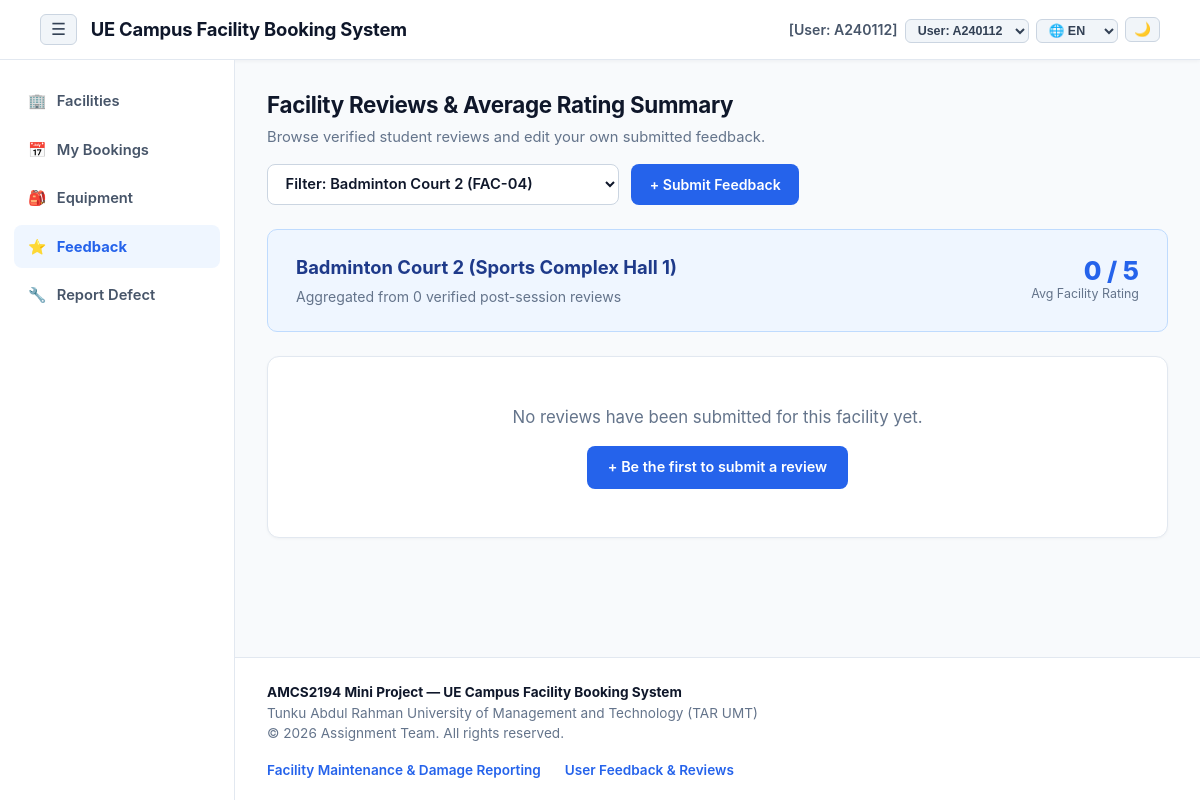
The page /modules/feedback/index.php on the database its author committed.
### tables this page shows
CREATE TABLE `user` (
  `UserID` varchar(10) NOT NULL,
  `FullName` varchar(100) NOT NULL,
  `CampusEmail` varchar(100) NOT NULL,
  `PhoneNo` varchar(15) NOT NULL,
  `UserRole` enum('Student','Staff','Admin','Technician') NOT NULL,
  `AccountStatus` enum('Active','Suspended','Inactive') DEFAULT 'Active',
  `BookingBanUntil` datetime DEFAULT NULL,
  `StrikeResetAt` datetime DEFAULT NULL,
  `PasswordHash` varchar(255) NOT NULL
);

CREATE TABLE `facility` (
  `FacilityID` varchar(10) NOT NULL,
  `FacilityName` varchar(100) NOT NULL,
  `Category` enum('Sports','Academic') NOT NULL,
  `LocationBlock` varchar(50) NOT NULL,
  `Capacity` int(11) NOT NULL,
  `AvailabilityStatus` enum('Available','Under Maintenance','Closed') DEFAULT 'Available'
);

### includes/i18n.php (called while the page is built, shortened)
<?php
class I18n {
    private static ?string $currentLang = null;
    public static function getLang(): string {
        if (self::$currentLang !== null) {
            return self::$currentLang;
        }
        $detected = self::detectBrowserLanguage();
        self::$currentLang = $detected;
        return $detected;
    }
    private static function detectBrowserLanguage(): string {
        $header = strtolower($_SERVER['HTTP_ACCEPT_LANGUAGE'] ?? '');
        $parts = explode(',', $header);
        foreach ($parts as $part) {
            $code = trim(explode(';', $part)[0]);
            if (str_starts_with($code, 'en')) {
                return 'en';
            }
        }
        return 'en';
    }
    public static function get(string $key): string {
        $lang = self::getLang();
        return self::$translations[$lang][$key] ?? self::$translations['en'][$key] ?? $key;
    }
}
function t(string $key): string {
    return I18n::get($key);
}

### includes/auth.php (called while the page is built, shortened)
<?php
require_once __DIR__ . '/db.php';
class AuthService {
    public static function setActiveUser(string $userId): bool {
        $db = getDB();
        $stmt = $db->prepare('SELECT UserID, FullName, CampusEmail, PhoneNo, UserRole, AccountStatus FROM user WHERE UserID = ?');
        $stmt->execute([$userId]);
        $user = $stmt->fetch();
        if ($user) {
            return true;
        }
        return false;
    }
    public static function getCurrentUser(): array {
        if (!isset($_SESSION['user'])) {
            if (!self::setActiveUser('A240112')) {
                self::setActiveUser('U1001');
            }
        }
        return $_SESSION['user'];
    }
}

### includes/db.php (called while the page is built, shortened)
<?php
class Database {
    private static ?PDO $instance = null;
    public static function getConnection(): PDO {
        if (self::$instance === null) {
            $dsn = sprintf(
                'mysql:host=%s;port=%s;dbname=%s;charset=%s',
                self::DB_HOST,
                self::DB_PORT,
                self::DB_NAME,
                self::DB_CHARSET
            );
            $options = [
                PDO::ATTR_ERRMODE            => PDO::ERRMODE_EXCEPTION,
                PDO::ATTR_DEFAULT_FETCH_MODE => PDO::FETCH_ASSOC,
                PDO::ATTR_EMULATE_PREPARES   => false,
            ];
            try {
                self::$instance = new PDO($dsn, self::DB_USER, self::DB_PASS, $options);
            } catch (PDOException $e) {
                error_log('Database Connection Error: ' . $e->getMessage());
                die('Database connection failed. Please ensure the MariaDB service in XAMPP is running.');
            }
        }
        return self::$instance;
    }
}
function getDB(): PDO {
    return Database::getConnection();
}

### services/FeedbackService.php (called while the page is built, shortened)
<?php
require_once __DIR__ . '/../includes/db.php';
class FeedbackService {
    private PDO $db;
    public function __construct() {
        $this->db = getDB();
    }
    public function getFacilityRatingsSummary(): array {
        $sql = "SELECT f.FacilityID, f.FacilityName, f.Category, f.LocationBlock, f.AvailabilityStatus,
                       COUNT(fb.FeedbackID) AS TotalReviews,
                       ROUND(AVG(fb.CleanlinessRating), 2) AS AvgCleanliness,
                       ROUND(AVG(fb.ConditionRating), 2) AS AvgCondition,
                       ROUND(AVG(fb.OverallScore), 2) AS AvgOverallScore
                FROM facility f
                LEFT JOIN booking b ON f.FacilityID = b.FacilityID
                LEFT JOIN feedback fb ON b.BookingID = fb.BookingID
                GROUP BY f.FacilityID, f.FacilityName, f.Category, f.LocationBlock, f.AvailabilityStatus
                ORDER BY AvgOverallScore DESC, TotalReviews DESC";
        $stmt = $this->db->query($sql);
        return $stmt->fetchAll();
    }
}

### modules/feedback/index.php (the view, shortened to what this page needs)
<?php
require_once __DIR__ . '/../../includes/auth.php';
require_once __DIR__ . '/../../services/FeedbackService.php';
$activeNav = 'feedback';
$service = new FeedbackService();
$currentUser = AuthService::getCurrentUser();
$selectedFacilityId = $_GET['facility_id'] ?? 'FAC-04';
$summaries = $service->getFacilityRatingsSummary();
$filters = [];
if (!empty($selectedFacilityId) && $selectedFacilityId !== 'ALL') {
    $filters['facility_id'] = $selectedFacilityId;
}
$reviews = $service->getReviews($filters);
$activeSummary = null;
if ($selectedFacilityId === 'ALL') {
    $displayFacilityName = 'All Campus Facilities';
    $reviewCount = count($reviews);
    if ($reviewCount > 0) {
        $sum = array_sum(array_map(fn($r) => (float)$r['OverallScore'], $reviews));
        $avgOverall = rtrim(rtrim(number_format(round($sum / $reviewCount, 2), 2, '.', ''), '0'), '.');
    } else {
        $avgOverall = '0';
    }
} else {
    foreach ($summaries as $s) {
        if ($s['FacilityID'] === $selectedFacilityId) {
            $activeSummary = $s;
            break;
        }
    }
    $displayFacilityName = $activeSummary ? $activeSummary['FacilityName'] . ' (' . $activeSummary['LocationBlock'] . ')' : 'Discussion Room B2 (Library Block B)';
    $reviewCount = $activeSummary ? (int)$activeSummary['TotalReviews'] : 0;
    $avgOverall = $activeSummary && $activeSummary['AvgOverallScore'] !== null
        ? rtrim(rtrim(number_format((float)$activeSummary['AvgOverallScore'], 2, '.', ''), '0'), '.')
        : '0';
}
require_once __DIR__ . '/../../includes/header.php';
?>
<div class="page-header-row">
    <div>
        <h1 class="page-title"><?= htmlspecialchars(t('fb_title')) ?></h1>
        <p class="page-subtitle"><?= htmlspecialchars(t('fb_sub')) ?></p>
    </div>
    <div style="display: flex; gap: 0.75rem; align-items: center; flex-wrap: wrap;">
        <form method="GET" id="facilityFilterForm" style="margin: 0;">
            <select name="facility_id" class="form-select" onchange="this.form.submit()" style="font-weight: 600; min-width: 290px; cursor: pointer; padding: 0.6rem 0.85rem;">
                <?php foreach ($summaries as $fac): ?>
                    <option value="<?= htmlspecialchars($fac['FacilityID']) ?>" <?= $selectedFacilityId === $fac['FacilityID'] ? 'selected' : '' ?>>
                        Filter: <?= htmlspecialchars($fac['FacilityName']) ?> (<?= htmlspecialchars($fac['FacilityID']) ?>)
                    </option>
                <?php endforeach; ?>
            </select>
        </form>
        <?php if ($isAdmin): ?>
            <a href="edit.php" class="btn btn-outline-blue" style="padding: 0.55rem 1rem; font-size: 0.88rem;">
                <?= htmlspecialchars(t('btn_admin_mod')) ?>
            </a>
        <?php else: ?>
            <a href="completed.php" class="btn btn-primary-blue" style="padding: 0.55rem 1.1rem; font-size: 0.88rem;">
                <?= htmlspecialchars(t('btn_submit_feedback')) ?>
            </a>
        <?php endif; ?>
    </div>
</div>
<div class="facility-summary-box">
    <div>
        <div class="facility-summary-title"><?= htmlspecialchars($displayFacilityName) ?></div>
        <div style="color: #64748b; font-size: 0.88rem; margin-top: 0.15rem;">
            Aggregated from <?= $reviewCount ?> verified post-session reviews
        </div>
    </div>
    <div class="facility-summary-scores">
        <div class="score-col">
            <div class="score-num-blue"><?= htmlspecialchars((string)$avgOverall) ?> / 5</div>
            <div class="score-label"><?= htmlspecialchars(t('avg_rating_label')) ?></div>
        </div>
    </div>
</div>
<?php if (empty($reviews)): ?>
    <div class="ui-card" style="text-align: center; padding: 3rem 1.5rem; color: var(--text-muted);">
        <p style="font-size: 1.05rem; margin-bottom: 1rem;">No reviews have been submitted for this facility yet.</p>
        <a href="completed.php" class="btn btn-primary-blue">+ Be the first to submit a review</a>
    </div>
<?php endif; ?>
<?php require_once __DIR__ . '/../../includes/footer.php'; ?>

### includes/header.php (shortened to what this page needs)
<?php
require_once __DIR__ . '/auth.php';
require_once __DIR__ . '/i18n.php';
$currentLang = I18n::getLang();
$currentUser = AuthService::getCurrentUser();
$scriptName = $_SERVER['SCRIPT_NAME'] ?? '';
$pos = strpos($scriptName, '/UE-Campus-Facility-System');
if ($pos !== false) {
    $baseUrl = '/UE-Campus-Facility-System/';
} else {
    $baseUrl = '/';
}
$isAdmin      = ($currentUser['UserRole'] ?? '') === 'Admin';
$isTechnician = ($currentUser['UserRole'] ?? '') === 'Technician';
?>
<!DOCTYPE html>
<html lang="en">
<head>
    <link rel="stylesheet" href="<?= $baseUrl ?>assets/css/style.css">
</head>
<body>
<header class="navbar-top">
    <div class="nav-container" style="max-width: 100%; padding: 0;">
        <div style="display: flex; align-items: center; gap: 0.85rem;">
            <button type="button" id="sidebarToggleBtn" onclick="toggleUeSidebar()" class="theme-toggle-btn" title="<?= htmlspecialchars(t('sidebar_toggle')) ?>" style="font-size: 1.05rem; padding: 4px 10px;">
                &#9776;
            </button>
            <a href="<?= $isTechnician ? $baseUrl . 'modules/maintenance/index.php' : $baseUrl . 'index.php' ?>" class="brand-title">
                <?= htmlspecialchars(t('brand_title')) ?>
            </a>
        </div>
        <div style="display: flex; align-items: center; gap: 0.45rem; flex-wrap: wrap;">
            <span class="user-badge-text">
                <?php
                    $rolePrefix = $isAdmin ? 'Admin' : ($isTechnician ? 'Tech' : 'User');
                    echo '[' . $rolePrefix . ': ' . htmlspecialchars($currentUser['UserID']) . ']';
                ?>
            </span>
            <form method="GET" style="margin: 0; display: inline;">
                <select name="switch_user" onchange="this.form.submit()" class="nav-select-compact" title="Toggle persona for testing">
                    <option value="A240112" <?= $currentUser['UserID'] === 'A240112' ? 'selected' : '' ?>>User: A240112</option>
                </select>
            </form>
            <form method="GET" style="margin: 0; display: inline;">
                <select name="lang" onchange="this.form.submit()" class="nav-select-compact" title="<?= htmlspecialchars(t('lang_label')) ?>">
                    <option value="en" <?= $currentLang === 'en' ? 'selected' : '' ?>>🌐 EN</option>
                </select>
            </form>
            <button type="button" id="themeToggleBtn" onclick="toggleUeTheme()" class="theme-toggle-btn" title="<?= htmlspecialchars(t('theme_toggle')) ?>">
            </button>
        </div>
    </div>
</header>
<div class="app-shell">
    <aside id="appSidebar" class="app-sidebar">
        <nav class="sidebar-nav">
            <?php if ($isTechnician): ?>
                <a href="<?= $baseUrl ?>modules/maintenance/index.php" class="sidebar-link <?= $activeNav === 'maintenance' ? 'active' : '' ?>">
                    <span>&#128295;</span> <?= htmlspecialchars(t('nav_maintenance')) ?>
                </a>
                <a href="<?= $baseUrl ?>modules/equipment/index.php" class="sidebar-link <?= $activeNav === 'equipment' ? 'active' : '' ?>">
                    <span>&#127890;</span> <?= htmlspecialchars(t('nav_equipment')) ?>
                </a>
            <?php else: ?>
                <a href="<?= $baseUrl ?>index.php" class="sidebar-link <?= $activeNav === 'facilities' ? 'active' : '' ?>">
                    <span>&#127970;</span> <?= htmlspecialchars(t('nav_facilities')) ?>
                </a>
                <a href="<?= $baseUrl ?>modules/booking/index.php" class="sidebar-link <?= $activeNav === 'bookings' ? 'active' : '' ?>">
                    <span>&#128197;</span> <?= htmlspecialchars(t('nav_my_bookings')) ?>
                </a>
                <a href="<?= $baseUrl ?>modules/equipment/index.php" class="sidebar-link <?= $activeNav === 'equipment' ? 'active' : '' ?>">
                    <span>&#127890;</span> <?= htmlspecialchars(t('nav_equipment')) ?>
                </a>
                <a href="<?= $baseUrl ?>modules/feedback/index.php" class="sidebar-link <?= $activeNav === 'feedback' ? 'active' : '' ?>">
                    <span>&#11088;</span> <?= htmlspecialchars(t('nav_feedback')) ?>
                </a>
                <a href="<?= $baseUrl ?>modules/maintenance/report.php" class="sidebar-link <?= $activeNav === 'report_defect' ? 'active' : '' ?>">
                    <span>&#128295;</span> <?= htmlspecialchars(t('nav_report_defect')) ?>
                </a>
            <?php endif; ?>
        </nav>
    </aside>
    <div class="app-content">
        <main class="main-wrapper">

### rows shown on the page
user: UserRole "User", UserID "A240112", switch_user "User: A240112"
facility: displayFacilityName "Badminton Court 2 (Sports Complex Hall 1)"

### other values the page prints
t('brand_title') "UE Campus Facility Booking System"
t('nav_facilities') "Facilities"
t('nav_my_bookings') "My Bookings"
t('nav_equipment') "Equipment"
t('nav_feedback') "Feedback"
t('nav_report_defect') "Report Defect"
t('fb_title') "Facility Reviews & Average Rating Summary"
t('fb_sub') "Browse verified student reviews and edit your own submitted feedback."
t('btn_submit_feedback') "+ Submit Feedback"
$reviewCount "0"
$avgOverall "0"
t('avg_rating_label') "Avg Facility Rating"
t('footer_maint') "Facility Maintenance & Damage Reporting"
t('footer_fb') "User Feedback & Reviews"
